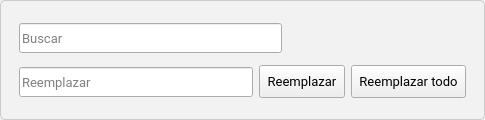
<?xml version="1.0" encoding="UTF-8"?>
<ui version="4.0">
 <class>SearchDialog</class>
 <widget class="QDialog" name="SearchDialog">
  <property name="geometry">
   <rect>
    <x>0</x>
    <y>0</y>
    <width>485</width>
    <height>120</height>
   </rect>
  </property>
  <property name="minimumSize">
   <size>
    <width>485</width>
    <height>120</height>
   </size>
  </property>
  <property name="maximumSize">
   <size>
    <width>485</width>
    <height>120</height>
   </size>
  </property>
  <property name="font">
   <font>
    <family>Roboto</family>
    <pointsize>10</pointsize>
   </font>
  </property>
  <property name="windowTitle">
   <string>Notepy: Buscar y reemplazar</string>
  </property>
  <layout class="QVBoxLayout" name="verticalLayout">
   <property name="spacing">
    <number>0</number>
   </property>
   <property name="leftMargin">
    <number>0</number>
   </property>
   <property name="topMargin">
    <number>0</number>
   </property>
   <property name="rightMargin">
    <number>0</number>
   </property>
   <property name="bottomMargin">
    <number>0</number>
   </property>
   <item>
    <widget class="QFrame" name="container">
     <property name="styleSheet">
      <string notr="true">QFrame#container { border: 1px solid #cccccc; border-radius: 5px; background: #f2f2f2; }</string>
     </property>
     <layout class="QVBoxLayout" name="verticalLayout_2">
      <item>
       <widget class="QFrame" name="top_frame">
        <layout class="QHBoxLayout" name="horizontalLayout">
         <property name="bottomMargin">
          <number>0</number>
         </property>
         <item>
          <widget class="QLineEdit" name="search_edit">
           <property name="minimumSize">
            <size>
             <width>0</width>
             <height>30</height>
            </size>
           </property>
           <property name="font">
            <font>
             <family>Roboto</family>
             <pointsize>10</pointsize>
            </font>
           </property>
           <property name="placeholderText">
            <string>Buscar</string>
           </property>
           <property name="clearButtonEnabled">
            <bool>true</bool>
           </property>
          </widget>
         </item>
         <item>
          <widget class="QPushButton" name="find_next_button">
           <property name="cursor">
            <cursorShape>PointingHandCursor</cursorShape>
           </property>
           <property name="toolTip">
            <string>Buscar abajo</string>
           </property>
           <property name="text">
            <string/>
           </property>
           <property name="flat">
            <bool>true</bool>
           </property>
          </widget>
         </item>
         <item>
          <widget class="QPushButton" name="find_previous_button">
           <property name="cursor">
            <cursorShape>PointingHandCursor</cursorShape>
           </property>
           <property name="toolTip">
            <string>Buscar arriba</string>
           </property>
           <property name="text">
            <string/>
           </property>
           <property name="flat">
            <bool>true</bool>
           </property>
          </widget>
         </item>
         <item>
          <widget class="QPushButton" name="options_button">
           <property name="cursor">
            <cursorShape>PointingHandCursor</cursorShape>
           </property>
           <property name="toolTip">
            <string>Más opciones</string>
           </property>
           <property name="text">
            <string/>
           </property>
           <property name="flat">
            <bool>true</bool>
           </property>
          </widget>
         </item>
         <item>
          <widget class="QPushButton" name="close_button">
           <property name="cursor">
            <cursorShape>PointingHandCursor</cursorShape>
           </property>
           <property name="toolTip">
            <string>Salir de Buscar y reemplazar</string>
           </property>
           <property name="text">
            <string/>
           </property>
           <property name="flat">
            <bool>true</bool>
           </property>
          </widget>
         </item>
        </layout>
       </widget>
      </item>
      <item>
       <widget class="QFrame" name="bottom_frame">
        <layout class="QHBoxLayout" name="horizontalLayout_2">
         <property name="topMargin">
          <number>0</number>
         </property>
         <item>
          <widget class="QLineEdit" name="replace_edit">
           <property name="minimumSize">
            <size>
             <width>0</width>
             <height>30</height>
            </size>
           </property>
           <property name="font">
            <font>
             <family>Roboto</family>
             <pointsize>10</pointsize>
            </font>
           </property>
           <property name="placeholderText">
            <string>Reemplazar</string>
           </property>
           <property name="clearButtonEnabled">
            <bool>true</bool>
           </property>
          </widget>
         </item>
         <item>
          <widget class="QPushButton" name="replace_button">
           <property name="font">
            <font>
             <family>Roboto</family>
             <pointsize>10</pointsize>
            </font>
           </property>
           <property name="cursor">
            <cursorShape>PointingHandCursor</cursorShape>
           </property>
           <property name="styleSheet">
            <string notr="true">QPushButton { padding: 7px; }</string>
           </property>
           <property name="text">
            <string>Reemplazar</string>
           </property>
          </widget>
         </item>
         <item>
          <widget class="QPushButton" name="replace_all_button">
           <property name="font">
            <font>
             <family>Roboto</family>
             <pointsize>10</pointsize>
            </font>
           </property>
           <property name="cursor">
            <cursorShape>PointingHandCursor</cursorShape>
           </property>
           <property name="styleSheet">
            <string notr="true">QPushButton { padding: 7px; }</string>
           </property>
           <property name="text">
            <string>Reemplazar todo</string>
           </property>
          </widget>
         </item>
        </layout>
       </widget>
      </item>
     </layout>
    </widget>
   </item>
  </layout>
 </widget>
 <resources/>
 <connections/>
</ui>
